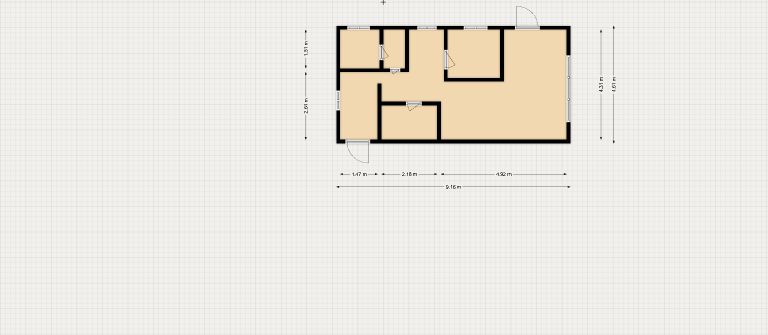
#> input picture OPENCV/Photos/BP10.png, 1536 x 670 px, given in place of bp5.png, which was not available (shown at 1/2 size)
$ python -i test.py   (imports and definitions only)
#> lines starting #> are read from the running program, lines starting #| are printed output that depends on the picture; pictures that were not available may be replaced by others from this repository, and a replacement may not be noted
import cv2
import numpy as np
from dataclasses import dataclass
from typing import List, Tuple, Dict, Optional
import logging

# [1 line not run here, left out]
logger = logging.getLogger(__name__)

@dataclass
class ArchitecturalElement:
    """Represents architectural elements like walls, windows, and doors"""
    element_type: str
    coordinates: List[Tuple[int, int]]
    properties: Dict
    confidence: float

class BlueprintProcessor:
    def __init__(self, image_path: str, scale_factor: float = 1.0):
        """Initialize blueprint processor with image path and scale factor"""
        self.image_path = "/Users/imashiariyasinghe/Documents/GitHub/3Dimension/OPENCV/Photos/bp5.png"
        self.scale_factor = scale_factor
        self.original_image = self._load_image()
        self.processed_image = None
        self.elements = []

        if self.original_image is None:
            raise ValueError(f"Failed to load image: {image_path}")

    def _load_image(self) -> np.ndarray:
        """Load and validate input image"""
        image = cv2.imread(self.image_path)
#> image is the input picture: shape (670, 1536, 3); mean B, G, R 225.3, 231.6, 234.8
        if image is not None:
            # Resize image based on scale factor
            width = int(image.shape[1] * self.scale_factor)
#> width = 1536
            height = int(image.shape[0] * self.scale_factor)
#> height = 670
            return cv2.resize(image, (width, height))
        return None

    def preprocess(self) -> np.ndarray:
        """Preprocess blueprint for feature detection"""
        try:
            # Convert to grayscale
            gray = cv2.cvtColor(self.original_image, cv2.COLOR_BGR2GRAY)
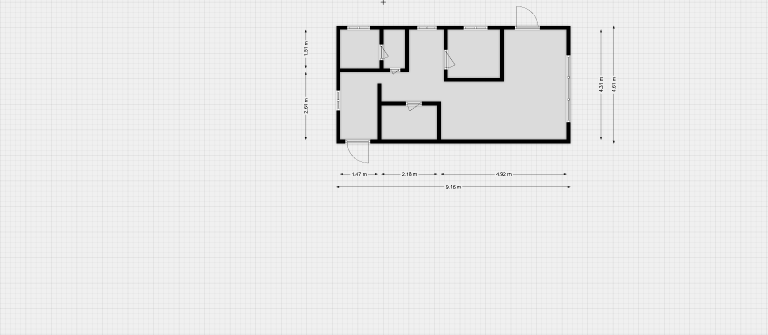
#> gray: shape (670, 1536) (shown at 1/2 size); min 0, max 255, mean 231.8

            # Denoise image
            denoised = cv2.fastNlMeansDenoising(gray)

            # Enhance contrast using CLAHE
            clahe = cv2.createCLAHE(clipLimit=2.0, tileGridSize=(8,8))
            enhanced = clahe.apply(denoised)

            # Adaptive thresholding
            binary = cv2.adaptiveThreshold(
                enhanced,
                255,
                cv2.ADAPTIVE_THRESH_GAUSSIAN_C,
                cv2.THRESH_BINARY_INV,
                11,
                2
            )
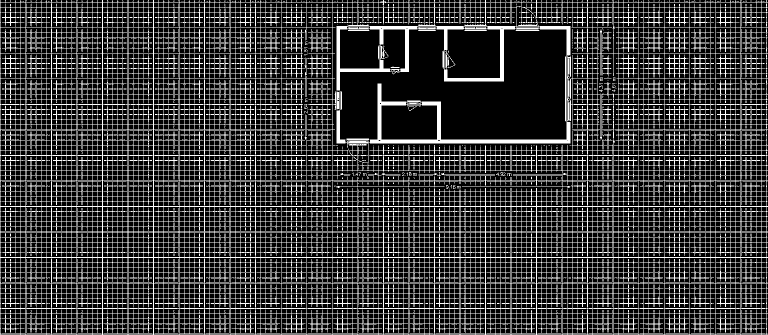
#> binary: shape (670, 1536) (shown at 1/2 size); 22.9% white in thin lines or dots

            # Morphological operations
            kernel = np.ones((3,3), np.uint8)
            self.processed_image = cv2.morphologyEx(binary, cv2.MORPH_CLOSE, kernel)
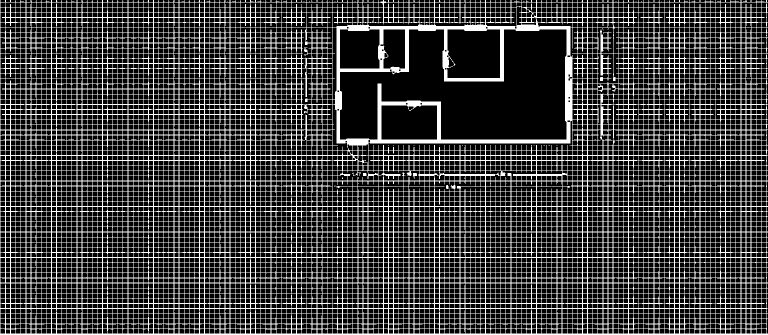
#> self.processed_image: shape (670, 1536) (shown at 1/2 size); 25% white in thin lines or dots

            logger.info("Image preprocessing completed successfully")
            return self.processed_image

        except Exception as e:
            logger.error(f"Error during preprocessing: {str(e)}")
            raise

    def detect_walls(self) -> List[ArchitecturalElement]:
        """Detect walls using improved line detection"""
        walls = []
        try:
            # Apply probabilistic Hough transform
            lines = cv2.HoughLinesP(
                self.processed_image,
                rho=1,
                theta=np.pi/180,
                threshold=50,
                minLineLength=100,
                maxLineGap=10
            )
#> lines = 855 rows, first 6: [0, 300, 1535, 300], [0, 361, 1535, 361], [0, 433, 1535, 433], [0, 35, 1533, 35], [0, 657, 1533, 657], [0, 341, 1535, 341]

            if lines is None:
                return walls

            # Group similar lines
            grouped_lines = self._group_lines(lines)

            for line_group in grouped_lines:
                # Calculate average line for each group
                avg_line = self._calculate_average_line(line_group)
                length = self._calculate_line_length(avg_line)
                angle = self._calculate_line_angle(avg_line)

                walls.append(ArchitecturalElement(
                    element_type='wall',
                    coordinates=[(avg_line[0], avg_line[1]),
                               (avg_line[2], avg_line[3])],
                    properties={
                        'length': length,
                        'angle': angle,
                        'thickness': self._estimate_wall_thickness(avg_line)
                    },
                    confidence=self._calculate_wall_confidence(length, angle)
                ))

            logger.info(f"Detected {len(walls)} walls")
            return walls

        except Exception as e:
            logger.error(f"Error during wall detection: {str(e)}")
            raise

    def _group_lines(self, lines: np.ndarray,
                    distance_threshold: float = 10,
                    angle_threshold: float = 5) -> List[List]:
        """Group similar lines together"""
#> called with lines = array of shape (855, 1, 4), distance_threshold = 10, angle_threshold = 5
        groups = []
        for line in lines:
            x1, y1, x2, y2 = line[0]
            matched = False

            for group in groups:
                if self._lines_are_similar(
                    (x1, y1, x2, y2),
                    group[0][0],
                    distance_threshold,
                    angle_threshold
                ):
                    group.append(line)
                    matched = True
                    break

            if not matched:
                groups.append([line])
#> this loop made 2 passes
#> after the loop, group = [[[0, 300, 1535, 300]]]; groups = [[[[0, 300, 1535, 300]]]]

        return groups

    # [96 lines left out: functions _calculate_wall_confidence, _estimate_wall_thickness, _calculate_line_length, _calculate_line_angle, detect_openings, _classify_opening, not called in this run]

    def process_blueprint(self) -> Dict[str, List[ArchitecturalElement]]:
        """Process blueprint and detect all architectural elements"""
        try:
            self.preprocess()

            # Detect all elements
            walls = self.detect_walls()
            openings = self.detect_openings()

            # Store results
            self.elements = {
                'walls': walls,
                'openings': openings
            }

            # Additional post-processing
            self._resolve_conflicts()
            self._validate_structure()

            return self.elements

        except Exception as e:
            logger.error(f"Error processing blueprint: {str(e)}")
            raise

    # [49 lines left out: functions _resolve_conflicts, _validate_structure, visualize_results, not called in this run]

#> (the run stopped early here; a loop or call above may not have finished)

$ run again, on OPENCV/Photos/BP11.png
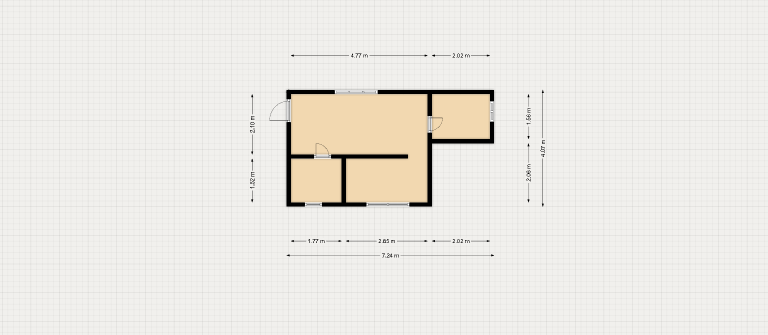
#> input picture OPENCV/Photos/BP11.png, 1536 x 670 px, given in place of bp5.png, which was not available (shown at 1/2 size)
#> in _load_image, image is the input picture: shape (670, 1536, 3); mean B, G, R 227.5, 232.8, 235.4
#> in preprocess, `binary = cv2.adaptiveThreshold( enhanced, 255, cv2.ADAPTIVE_THRESH_GAU..`:
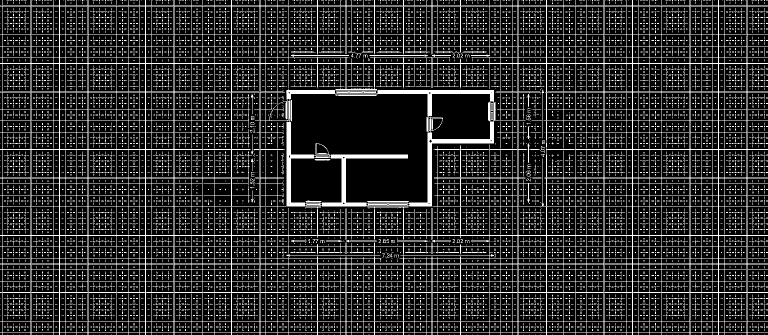
#> binary: shape (670, 1536) (shown at 1/2 size); 17.3% white in thin lines or dots
#> in preprocess, `self.processed_image = cv2.morphologyEx(binary, cv2.MORPH_CLOSE, kernel)`:
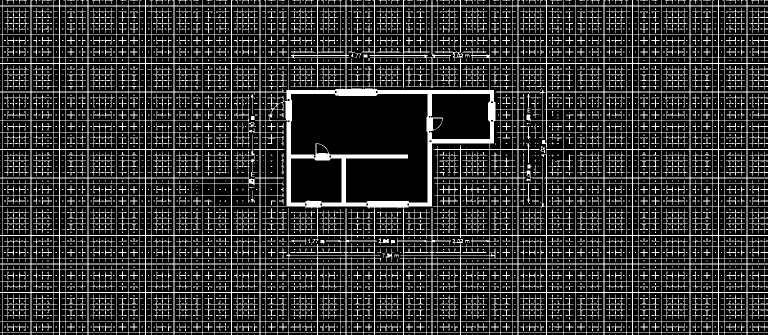
#> self.processed_image: shape (670, 1536) (shown at 1/2 size); 19.6% white in thin lines or dots
#> lines = 573 rows, first 6: [0, 539, 1535, 539], [0, 562, 1535, 562], [0, 584, 1535, 584], [0, 527, 1535, 527], [0, 642, 1535, 642], [0, 183, 1535, 183]
#> the loop in _group_lines, `for line in lines:` made 2 passes
#> after the loop in _group_lines, `for line in lines:`: group = [[[0, 539, 1535, 539]]]; groups = [[[[0, 539, 1535, 539]]]]

$ run again, on OPENCV/Photos/BP12.png
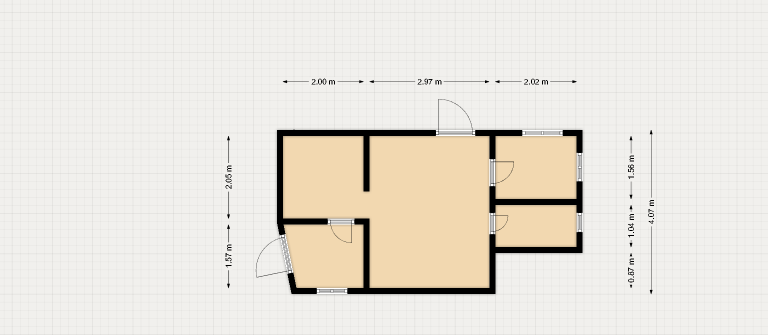
#> input picture OPENCV/Photos/BP12.png, 1536 x 670 px, given in place of bp5.png, which was not available (shown at 1/2 size)
#> in _load_image, image is the input picture: shape (670, 1536, 3); mean B, G, R 219.6, 227.9, 232.5
#> in preprocess, `binary = cv2.adaptiveThreshold( enhanced, 255, cv2.ADAPTIVE_THRESH_GAU..`:
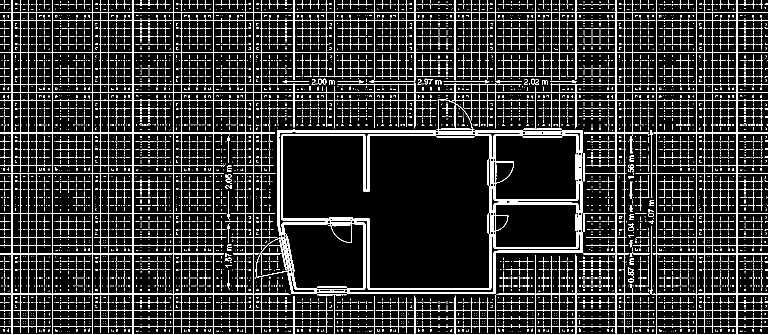
#> binary: shape (670, 1536) (shown at 1/2 size); 12.4% white in thin lines or dots
#> in preprocess, `self.processed_image = cv2.morphologyEx(binary, cv2.MORPH_CLOSE, kernel)`:
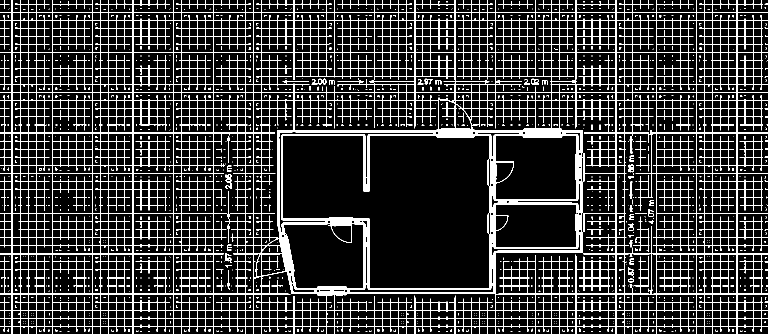
#> self.processed_image: shape (670, 1536) (shown at 1/2 size); 14.6% white in thin lines or dots
#> lines = 274 rows, first 6: [0, 24, 1535, 24], [0, 56, 1535, 56], [0, 233, 1535, 233], [0, 153, 1535, 153], [0, 652, 1535, 652], [0, 217, 1535, 217]
#> the loop in _group_lines, `for line in lines:` made 2 passes
#> after the loop in _group_lines, `for line in lines:`: group = [[[0, 24, 1535, 24]]]; groups = [[[[0, 24, 1535, 24]]]]
